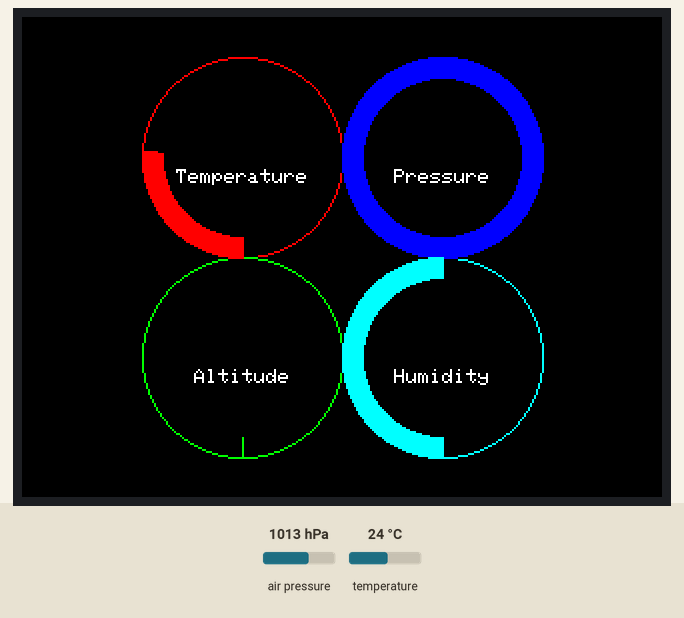
A sketch run on a simulated ESP32. Parts: 320×240 colour display. The test bench sets the inputs (shaded band); at power-on: temperature 24 °C, air pressure 1013 hPa. What the sketch prints to the serial monitor is not drawn.

Above: at 1.4 s.
1.5 s: temperature set to 12 °C
At 6.6 s:
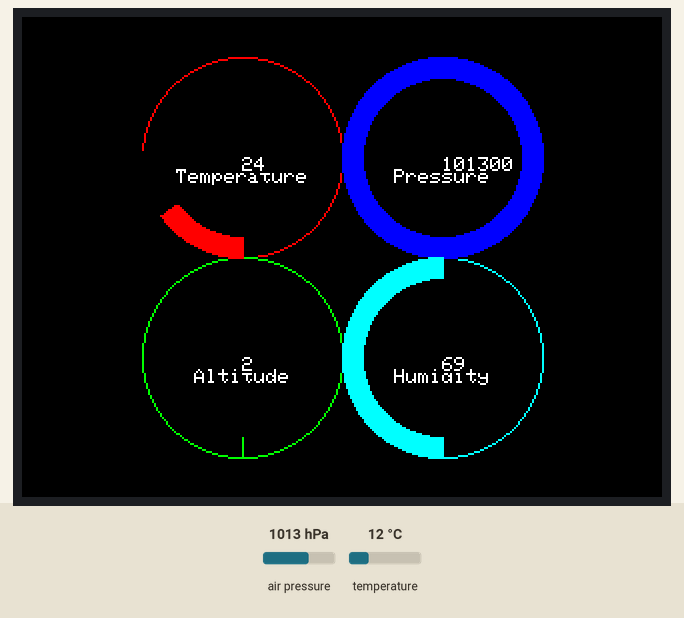
7.5 s: air pressure set to 952 hPa
At 13.0 s:
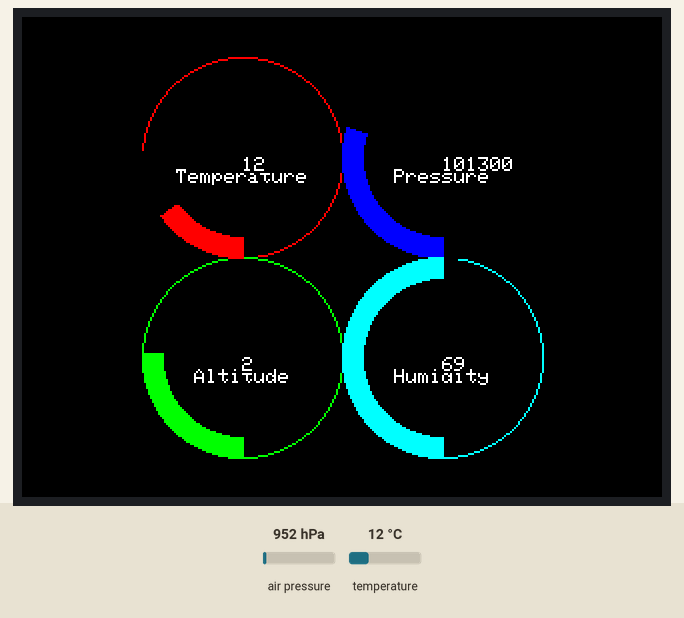
13.3 s: temperature set to 19 °C
At 18.6 s:
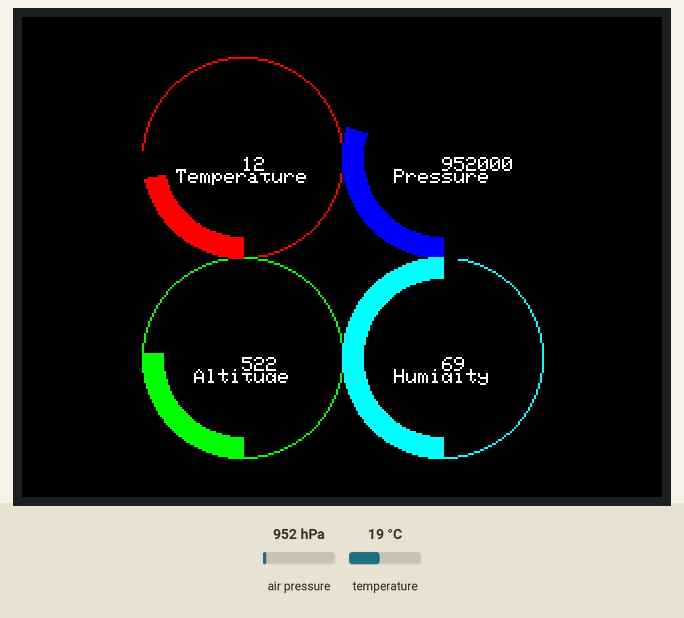
19.0 s: air pressure set to 975 hPa
At 24.2 s:
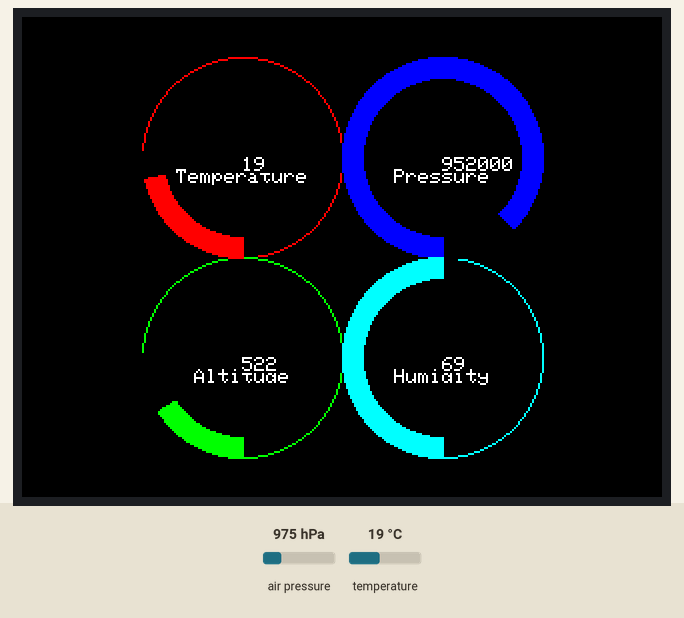
Timing chart, 0 to 25.7 s (numbered marks = the images above; inputs shaded):
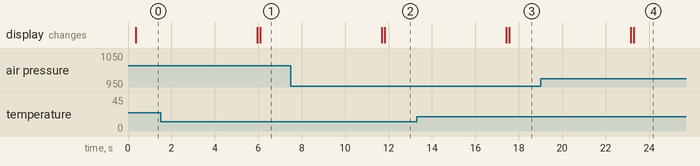

The sketch:

CYD_BMP280_eTFT.ino
```cpp
//#include <Arduino.h>
#include <SPI.h>
#include <TFT_eSPI.h> //LCD and TouchScreen are using SPI
#include <XPT2046_Touchscreen.h> //Touchscreen Lib
#include <Wire.h> // For 12C
#include <Adafruit_Sensor.h>
#include <Adafruit_BMP280.h>
#define I2C_SDA 27  //GPIO Pin 27 on CN1 to be used as SDA
#define I2C_SCL 22  //SCL Pin on CN1

#define SEALEVELPRESSURE_HPA (1013.25) //Used to Convert pressure to Altitude (BME Sensor)
TwoWire I2CBMP = TwoWire(0);  //Creates a new TwoWire instance. In this case, it’s called I2CBMP. This simply creates an I2C bus
Adafruit_BMP280 bmp(&I2CBMP); //the &I2CBMP is added here in case of a BMP Sensor, for BME leave blank


// Touchscreen pins
#define XPT2046_IRQ 36   // T_IRQ
#define XPT2046_MOSI 32  // T_DIN
#define XPT2046_MISO 39  // T_OUT
#define XPT2046_CLK 25   // T_CLK
#define XPT2046_CS 33    // T_CS

SPIClass touchscreenSPI = SPIClass(VSPI);
XPT2046_Touchscreen touchscreen(XPT2046_CS, XPT2046_IRQ);


TFT_eSPI tft = TFT_eSPI(); //Define a tft Instance

#define SCREEN_WIDTH 320
#define SCREEN_HEIGHT 240
#define FONT_SIZE 5

bool arc_end = 1;
// Define the colors for the arcs
uint16_t tempColor = TFT_RED;
uint16_t pressureColor = TFT_BLUE;
uint16_t altitudeColor = TFT_GREEN;
uint16_t humidityColor = TFT_CYAN;
uint16_t bg = TFT_BLACK;
uint16_t fg = TFT_WHITE;
// Define the start and end angles for the arcs
int startAngle = 0;
int endAngle = 180;

// Define the radius for the arcs
int radius = 50;  // Adjust as needed
int iradius = radius - 10;

// Define the positions for the arcs
/* int tempX = radius + 10, tempY = radius + 10;
int pressureX = 320 - radius - 10, pressureY = radius + 10;
int altitudeX = radius + 10, altitudeY = 240 - radius - 10;
int humidityX = 320 - radius - 10, humidityY = 240 - radius - 10; */

// Define the positions for the arcs
int tempX = 160 - radius, tempY = 120 - radius;
int pressureX = 160 + radius, pressureY = 120 - radius;
int altitudeX = 160 - radius, altitudeY = 120 + radius;
int humidityX = 160 + radius, humidityY = 120 + radius;


// Define placeholders for the previous end angles
int prevTempEndAngle = startAngle;
int prevPressureEndAngle = startAngle;
int prevAltitudeEndAngle = startAngle;
int prevHumidityEndAngle = startAngle;


void setup() {
  Serial.begin(115200);
    // Small sprite for spot demo

  // Start BMP Sensor
  I2CBMP.begin(I2C_SDA, I2C_SCL, 100000); //initialize the I2C communication with the pins defined earlier.third parameter is clock freq.
  bool status;
  status = bmp.begin(0x76);  //In case of a BME Sensor, use bme.begin(0x76, &I2CBME);
  if (!status) {
    Serial.println("Could not find a valid BMP280 sensor, check wiring!");
    while (1);
  }


//Touch Screen
  touchscreenSPI.begin(XPT2046_CLK, XPT2046_MISO, XPT2046_MOSI, XPT2046_CS);  // Start the SPI for the touchscreen and init the touchscreen
  touchscreen.begin(touchscreenSPI);
  touchscreen.setRotation(1);// Set the Touchscreen rotation in landscape mode


  //TFT Display
  int centerX = SCREEN_WIDTH / 2;// Set X and Y coordinates for center of display
  int centerY = SCREEN_HEIGHT / 2;
  tft.init();  // Start the tft display
  tft.setRotation(1);// Set the TFT display rotation in landscape mode
  tft.invertDisplay(1);// this changes the color assignment for CYD2USB Variant
  tft.fillScreen(bg); // Clear the screen before writing to it
  tft.setTextColor(fg, bg); // Sets the Text Color and Text-Background Color
  tft.setTextDatum(MC_DATUM);  // Set the text datum to middle center


//Starting Message
  //tft.drawCentreString("Hello, world!", centerX, 30, FONT_SIZE);
  //tft.drawCentreString("Touch screen to See Temperature", centerX, centerY, FONT_SIZE);
  //delay(1000);

 // Draw the filled circles as background for the arc dials
 /*
  tft.fillCircle(tempX, tempY, radius, TFT_LIGHTGREY);
  tft.fillCircle(pressureX, pressureY, radius, TFT_LIGHTGREY);
  tft.fillCircle(altitudeX, altitudeY, radius, TFT_LIGHTGREY);
  tft.fillCircle(humidityX, humidityY, radius, TFT_LIGHTGREY); */

// Draw the circles as outlines for the arc dials
  tft.drawCircle(tempX, tempY, radius, tempColor);
  tft.drawCircle(pressureX, pressureY, radius, pressureColor);
  tft.drawCircle(altitudeX, altitudeY, radius, altitudeColor);
  tft.drawCircle(humidityX, humidityY, radius, humidityColor);


  // Draw the labels below the numerical values
tft.drawString("Temperature", tempX, tempY + 10);  // Adjust the y-coordinate as needed
  tft.drawString("Pressure", pressureX, pressureY + 10);  // Adjust the y-coordinate as needed
  tft.drawString("Altitude", altitudeX, altitudeY + 10);  // Adjust the y-coordinate as needed
  tft.drawString("Humidity", humidityX, humidityY + 10);  // Adjust the y-coordinate as needed


}


void loop() {


  int centerX = SCREEN_WIDTH / 2;// Set X and Y coordinates for center of display
  int centerY = SCREEN_HEIGHT / 2;

//tft.drawFloat(bmp.readTemperature(), 2, centerX, centerY, FONT_SIZE);
Serial.print(bmp.readTemperature());
  Serial.println(" *C");
    delay(100);

  // Read the sensor values
  int tempValue = bmp.readTemperature();  // Replace with actual function to read temperature
  int pressureValue = bmp.readPressure();  // Replace with actual function to read pressure
  int altitudeValue = bmp.readAltitude(1013.25);  // Replace with actual function to read altitude
  int humidityValue = 69;  // Replace with actual function to read humidity

  // Map the sensor values to the range of the arc angles
  int tempEndAngle = map(tempValue, -5, 50, startAngle, endAngle);  // Adjust the range as needed
  int pressureEndAngle = map(pressureValue, 94000, 96000, startAngle, endAngle);  // Adjust the range as needed
  int altitudeEndAngle = map(altitudeValue, 0, 1000, startAngle, endAngle);  // Adjust the range as needed
  int humidityEndAngle = map(humidityValue, 0, 100, startAngle, endAngle);  // Adjust the range as needed

  //Wipe
//tft.fillScreen(TFT_WHITE);

 // Erase the previous arcs by redrawing them in the background color
  tft.drawSmoothArc(tempX, tempY, radius, iradius, startAngle, prevTempEndAngle, bg, bg, arc_end);
  tft.drawSmoothArc(pressureX, pressureY, radius, iradius, startAngle, prevPressureEndAngle, bg, bg, arc_end);
  tft.drawSmoothArc(altitudeX, altitudeY, radius, iradius, startAngle, prevAltitudeEndAngle, bg, bg, arc_end);
  tft.drawSmoothArc(humidityX, humidityY, radius, iradius, startAngle, prevHumidityEndAngle, bg, bg, arc_end);

  // Draw the arcs

  tft.drawSmoothArc(tempX, tempY, radius, iradius, startAngle, tempEndAngle, tempColor, bg, arc_end);
  tft.drawSmoothArc(pressureX, pressureY, radius, iradius, startAngle, pressureEndAngle, pressureColor, bg, arc_end);
  tft.drawSmoothArc(altitudeX, altitudeY, radius, iradius, startAngle, altitudeEndAngle, altitudeColor, bg, arc_end);
  tft.drawSmoothArc(humidityX, humidityY, radius, iradius, startAngle, endAngle, humidityColor, bg, arc_end);

  // Update the previous end angles
  prevTempEndAngle = tempEndAngle;
  prevPressureEndAngle = pressureEndAngle;
  prevAltitudeEndAngle = altitudeEndAngle;
  prevHumidityEndAngle = humidityEndAngle;


  delay(5600);


  // Draw the numerical values
  tft.setCursor(tempX, tempY);
  tft.println(String(tempValue));
  tft.setCursor(pressureX, pressureY);
  tft.println(String(pressureValue));
  tft.setCursor(altitudeX, altitudeY);
  tft.println(String(altitudeValue));
  tft.setCursor(humidityX, humidityY);
  tft.println(String(humidityValue));

  //delay(1000);  // Wait for a second before updating the values again


//uint16_t end_angle   = map(bmp.readTemperature(),25,35,45,225);


}
```

Measured:
- after the input at 1.5 s, the display: first differs from a run without the input after 4.6 s (image 1)
- after the input at 7.5 s, the display: first differs from a run without the input after 4.3 s (image 2)
- after the input at 13.3 s, the display: first differs from a run without the input after 4.3 s (image 3)
- after the input at 19.0 s, the display: first differs from a run without the input after 4.3 s (image 4)
